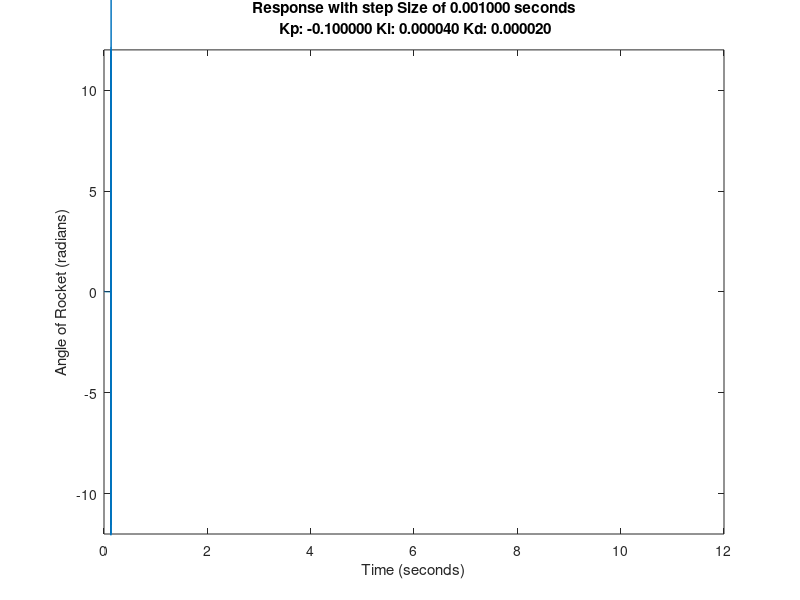

Source code (MATLAB):
% This is a matlab program to plot the response of the rocket using a PID controller with no disturbane ATM
% Kp, Ki and Kd have to be changed according to the mathemetical model of the actual rocket

clc; close all;clear;

Kp = -.1;                                     % Proportional constant
Ki = .00004;                                  % Integral constant
Kd = .00002;                                  % Derivative constant

angle_d = 0;                                  % Desired Angle
mInertia = 1000;                              % Moment of inertia
angle_i = 2;                                  % Staring angle in degrees
thrust = 2000;                                % Thrust
lenght = 3.6576/2;                            % Position of CG away from nozzle

time = 12;                                    % Time of simulation in seconds

%previous_error = angle_d - yp;
integral = 0;
dt = 0.001;                                   % Step size

yp = zeros(time/dt,1);
yp(1) = (angle_i)*(pi()/180);                 % Convert initial angle to radians
t = zeros(time/dt,1);

u = zeros(time/dt,1);
for i=2:time/dt
    t(i) = t(i-1)+dt;
end

% CONTROL LOOP
for i=2:time/dt
    error = angle_d-yp(i-1);                         % update error
    integral = integral + error*dt;                  % integrap update
    derivative = (error - error)/dt;                 % Derivitive term update 
    u(i) = Kp*error+Ki*integral+Kd*derivative;       % Angle of nozzle
    yp(i) = -u(i)*thrust*lenght*(i*dt)^2+yp(i-1);    % Solving for angle of rocket
end

% Results
figure(1);
plot(t,yp);
str = sprintf('Response with step Size of %f seconds\n Kp: %f Ki: %f Kd: %f',dt,Kp,Ki,Kd);
title (str);
xlabel('Time (seconds)');
ylabel('Angle of Rocket (radians)');
axis([0 time -12 12]);
hold on;
